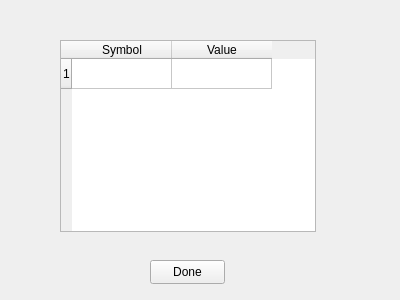
<?xml version="1.0" encoding="UTF-8"?>
<ui version="4.0">
 <class>SymbolicNameForm</class>
 <widget class="QWidget" name="SymbolicNameForm">
  <property name="geometry">
   <rect>
    <x>0</x>
    <y>0</y>
    <width>400</width>
    <height>300</height>
   </rect>
  </property>
  <property name="windowTitle">
   <string>Form</string>
  </property>
  <widget class="QTableWidget" name="tableWidget">
   <property name="geometry">
    <rect>
     <x>60</x>
     <y>40</y>
     <width>256</width>
     <height>192</height>
    </rect>
   </property>
   <row>
    <property name="text">
     <string>1</string>
    </property>
   </row>
   <column>
    <property name="text">
     <string>Symbol</string>
    </property>
   </column>
   <column>
    <property name="text">
     <string>Value</string>
    </property>
   </column>
  </widget>
  <widget class="QPushButton" name="pushButton">
   <property name="geometry">
    <rect>
     <x>150</x>
     <y>260</y>
     <width>75</width>
     <height>24</height>
    </rect>
   </property>
   <property name="text">
    <string>Done</string>
   </property>
  </widget>
 </widget>
 <resources/>
 <connections/>
</ui>
